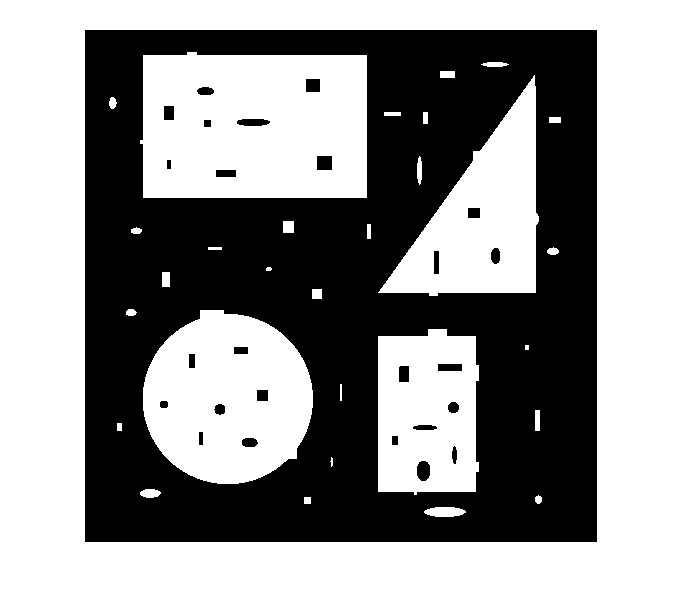
%> input picture Ov6Task3/Noisy.png, 684 x 607 px, given in place of noisy.tiff, which was not available
$ octave BoundaryExtraction.m   (GNU Octave 9; MATLAB toolbox functions it lacks are replaced by stand-ins)
%> lines starting %> are read from the running program, lines starting %| are printed output that depends on the picture; in (x1, y1, x2, y2) boxes, pixels count from 0 and x2, y2 are one past the last pixel; in counts of white or black regions, pixels touching at a corner belong together; the program's own positions count from 1; pictures that were not available may be replaced by others from this repository, and a replacement may not be noted
%Clear previous values
    clear
%Load image from "File.tiff"
    image = double(imread('C:\Users\stianbm\Documents\MATLAB\GrunVisDatOv6\noisy.tiff'));
%> image: size 607x684x3 double; 57.8% white; 26 black regions, largest, box (x1, y1, x2, y2) and area: (85, 30, 597, 542) 172115, (417, 461, 430, 481) 219, (317, 156, 332, 170) 210
%Create the binary image from previous task
    %Create structuring element
        SE = strel('disk',9);
    %Close the image
        imageFiltered = imopen(image, SE);
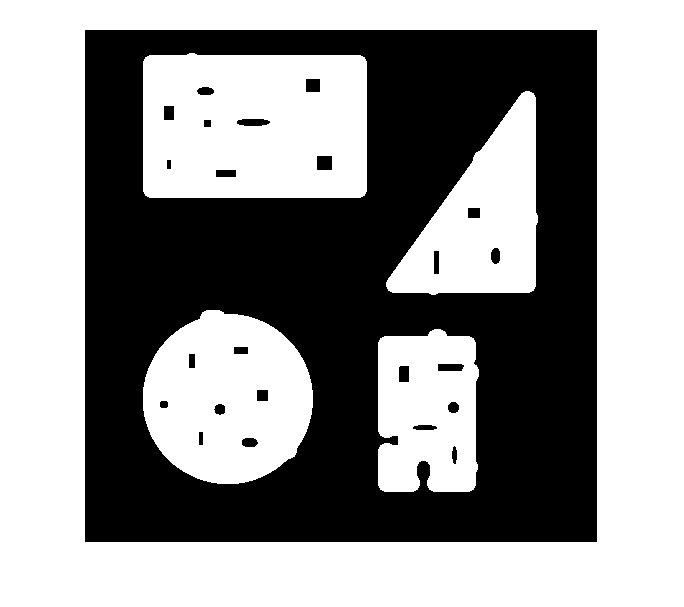
%> imageFiltered: size 607x684x3 double; 57.2% white; 24 black regions, largest, box (x1, y1, x2, y2) and area: (85, 30, 597, 542) 175170, (317, 156, 332, 170) 210, (237, 119, 270, 126) 196
        imageFiltered = imclose(imageFiltered, SE);
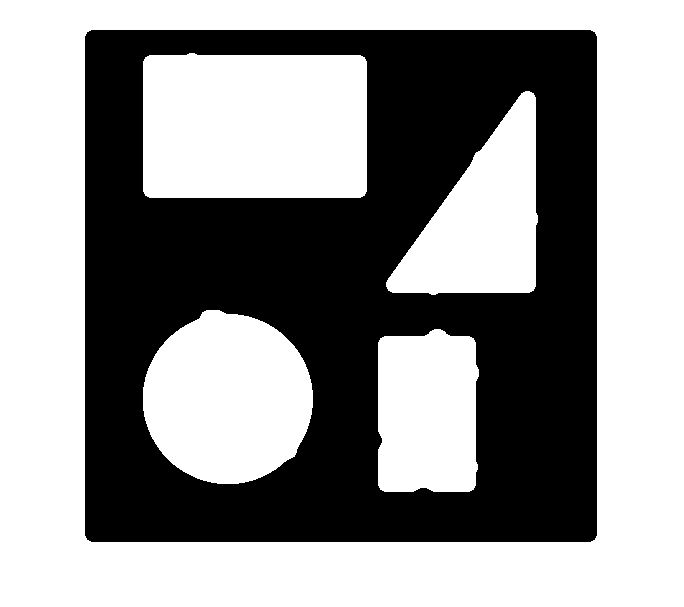
%> imageFiltered: size 607x684x3 double; 57.9% white; 1 black region, box (x1, y1, x2, y2) and area: (85, 30, 597, 542) 174686
%Create the new Structuring element
    SE = ones(3,3);
%create eroded image
    imageEroded = imerode(imageFiltered, SE);
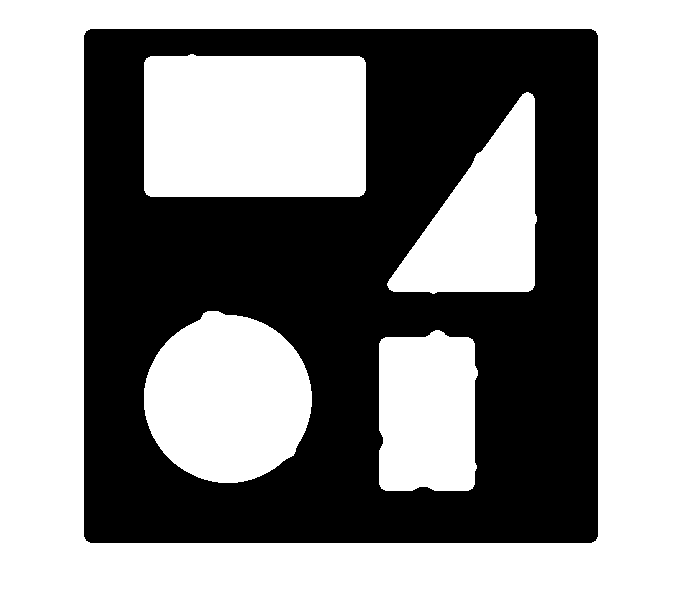
%> imageEroded: size 607x684x3 double; 56.8% white; 1 black region, box (x1, y1, x2, y2) and area: (84, 29, 598, 543) 179408
%Subtract eroded image from original filtered image
    imageBoundary = imageFiltered - imageEroded;
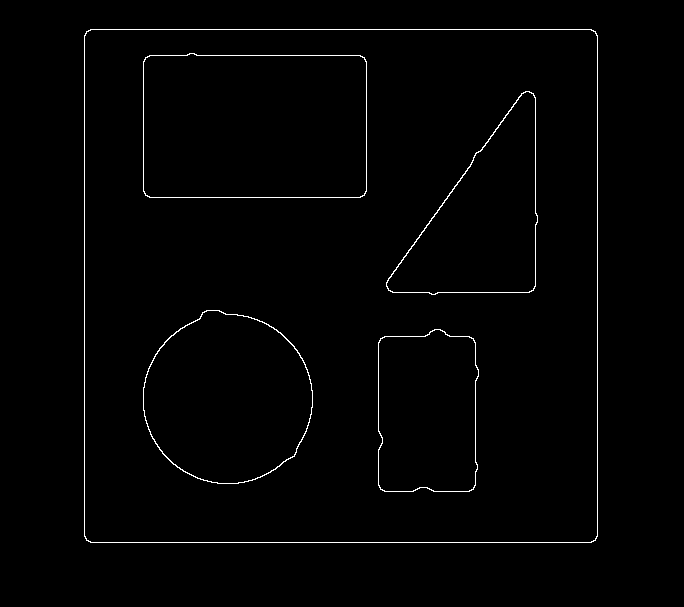
%> imageBoundary: size 607x684x3 double; 1.1% white in thin lines or dots, all inside (x1, y1, x2, y2) = (84, 29, 598, 543)
%Show image
    figure('name', 'Original');
    imshow(uint8(image));
    figure('name', 'Filtered');
    imshow(uint8(imageFiltered));
    figure('name', 'Eroded');
    imshow(uint8(imageEroded));
    figure('name', 'Boundary');
    imshow(uint8(imageBoundary));
